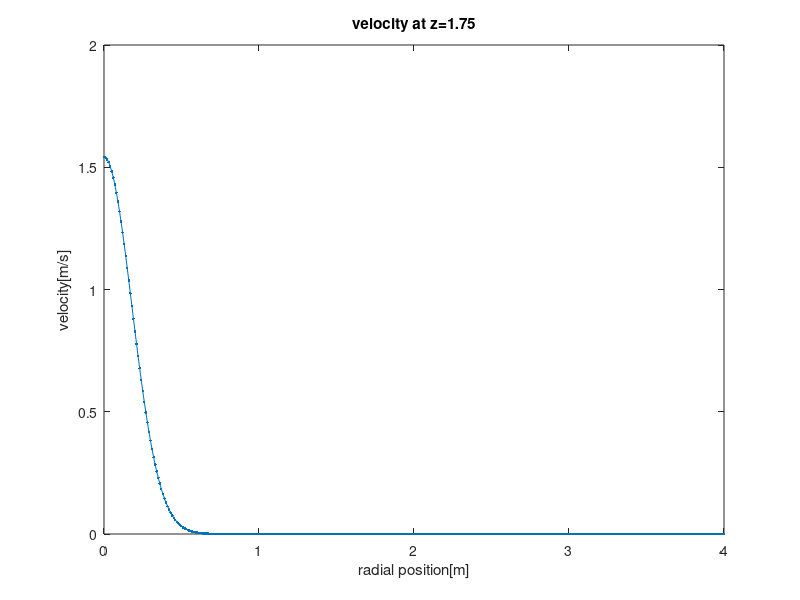
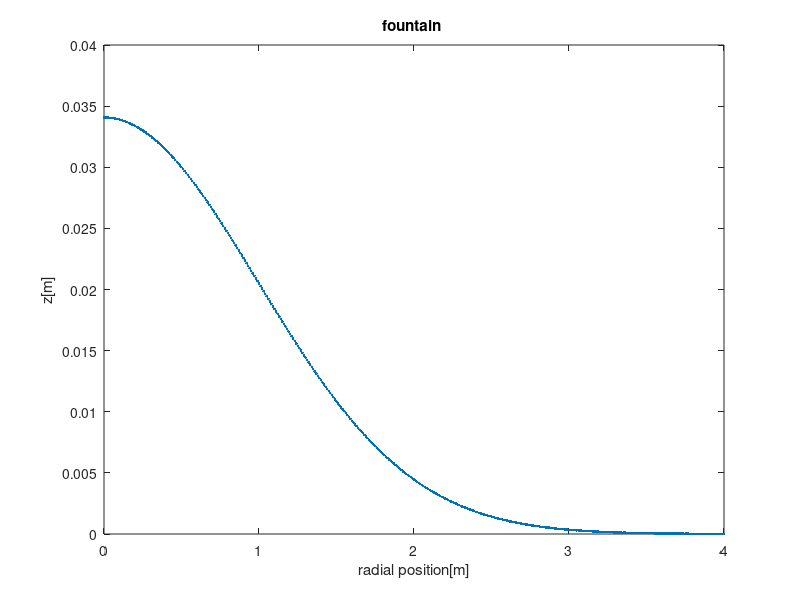
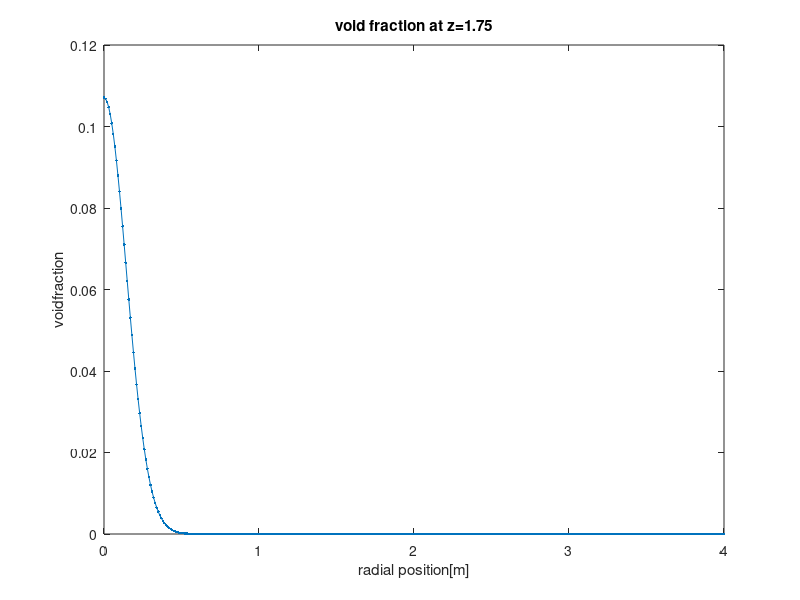
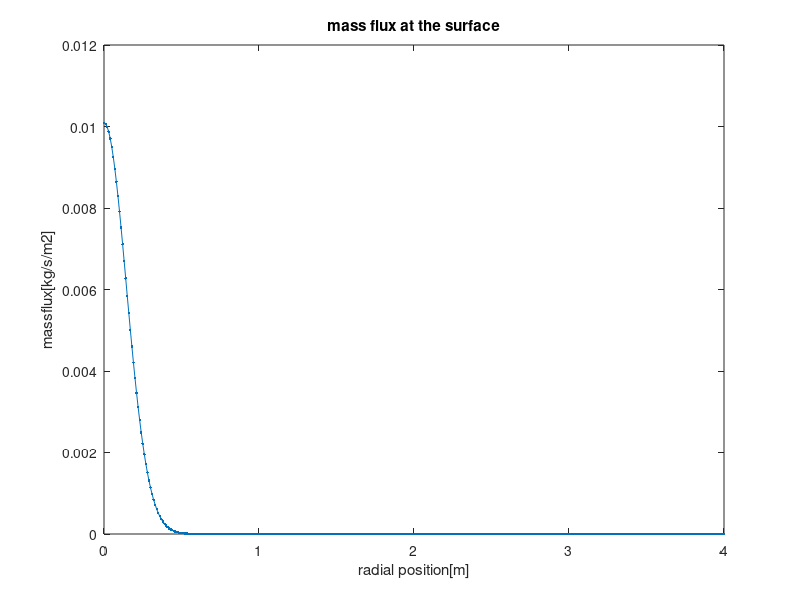

Source code (MATLAB) for these figures, in order:
%% Integral plume model-MJ Fridedl
% Authors: Kim Taewook
% Linkedin : https://www.linkedin.com/in/taewook-kim/
% GITHUB : github.com/Kimtaewookcode
% Email : kimtaewook87@gmail.com
% Based on  
% http://www.sciencedirect.com/science/article/pii/S014111879900022X
clear
close all
clc
g = 9.81;%gravity[m/s2]
rho_w=998;%density of water[kg/s]
m_release=0.02695;%0.01838;%0.00625;%0.71milgram%0.208;%mass rate[kg/s]
phi=3.14;%phi
p0=101325;%atmopheric pressure[pa]
rho_g0=1.225;%density of releasing gas[kg/m3]
vs=0.35;%slip velocity[m/s]
h=10;%height of the water surface
hp=10.33;
x1 = 0;%centerline
hoff=0;%h offset
z0=1.75;%z value where you want to know about profile at
%coefficients%
alpha=0.12;%0.13;%0.1285;entrainment coefficient
gam=1;%1.5;
beta=0.39;%0.5;theoretical value%0.39;experimental value : for a loss-free rise;1for instantneous
lambda=0.8;

%%calculation in x(radial) direction%%
vs1=vs*((g*m_release*(lambda^2+1))/((h+hp)*phi*gam*rho_g0*2*alpha^2))^(-1/3);
s1=(1+lambda^2)*vs1;
z1=z0/(h+hp);
z2=h/(h+hp);
v1=((25/12)^(1/3))*(z1^(-1/3))*(1+11*z1/39+511/2*(z1/39)^2)-s1*7/22*(1+345/343*z1/13+86175/11662*(z1/13)^2)+(s1^2)*13/121*(12/25)^(1/3)*(z1^(1/2))*(1-59489/1436*z1/39-2825583625/23347324*(z1/39)^2);
v2=((25/12)^(1/3))*(z2^(-1/3))*(1+11*z2/39+511/2*(z2/39)^2)-s1*7/22*(1+345/343*z2/13+86175/11662*(z2/13)^2)+(s1^2)*13/121*(12/25)^(1/3)*(z2^(1/2))*(1-59489/1436*z2/39-2825583625/23347324*(z2/39)^2);
v=v1*((g*m_release*(lambda^2+1))/((h+hp)*phi*gam*rho_g0*2*alpha^2))^(1/3);
vh=v2*((g*m_release*(lambda^2+1))/((h+hp)*phi*gam*rho_g0*2*alpha^2))^(1/3);
b1=3/5*z1*(1-z1/13-7*(z1/13)^2)+s1*3/110*((12/25)^(1/3))*(z1^(4/3))*(1-1046/49*z1/39-227726/833*(z1/39)^2)-(s1^2)*48/15121*((25/12)^(1/3))*(z1^(5/3))*(1-34663/9408*z1+225707803/240143904*z1^2);
b2=3/5*z2*(1-z2/13-7*(z2/13)^2)+s1*3/110*((12/25)^(1/3))*(z2^(4/3))*(1-1046/49*z2/39-227726/833*(z2/39)^2)-(s1^2)*48/15121*((25/12)^(1/3))*(z2^(5/3))*(1-34663/9408*z2+225707803/240143904*z2^2);
b=b1*(2*alpha*(h+hp));%plume width at z0
bh=b2*(2*alpha*(h+hp));%plume width at the surface
x = [0 : 0.01: 200];%x range- need to be set
y=v*exp(-(x.^2)/(b^2));%velocity at z0
yh=vh*exp(-(x1^2)/(b^2));%velocity at the surface

hf=beta*gam*(yh.^2)/g;%the peak of fountain profile
hr=hf*exp(-(x.^2)/(bh^2))-hoff;%fountain profile

void_1=1/(1-z1)/((b1^2)*(v1+s1));
void1=void_1*((((1+lambda^2)^2)*gam*(m_release/rho_g0)^2)/((phi^2)*(lambda^2)*(2^5)*(alpha^4)*((h+hp)^5)*g))^(1/3);
voidr=void1*exp(-(x.^2)/((lambda^2)*(b.^2)));%void fraction profile at z0

void_2=1/(1-z2)/((b2^2)*(v2+s1));
void2=void_2*((((1+lambda^2)^2)*gam*(m_release/rho_g0)^2)/((phi^2)*(lambda^2)*(2^5)*(alpha^4)*((h+hp)^5)*g))^(1/3);
voidh=void2*exp(-(x.^2)/((lambda^2)*(b^2)));%void fraction profile at the surface
mflux_surf=voidh*yh*rho_g0;%mass flux per unit area at the surface

plot(x, y, '.-')
xlim([0 4])
title(['velocity at z=',num2str(z0)]);
xlabel('radial position[m]');
ylabel('velocity[m/s]');

figure;plot(x, hr, '.-')
xlim([0 4])
title('fountain ');
xlabel('radial position[m]');
ylabel('z[m]');

figure;plot(x, voidr, '.-')
xlim([0 4])
title(['void fraction at z=',num2str(z0)]);
xlabel('radial position[m]');
ylabel('voidfraction');

figure;plot(x, mflux_surf, '.-')
xlim([0 4])
title(['mass flux at the surface']);
xlabel('radial position[m]');
ylabel('massflux[kg/s/m2]');

%%%calculation in z direction%%
initial=0;%z start
last=h;%z end
dz=0.01;%delta z
n=(last-initial)/dz;%the number of data
zarr=zeros(n,1);% n x 1 array for z
veloarr=zeros(n,1);%n x 1 array for velocity in z direction
voidarr=zeros(n,1);%n x 1 array for voidfraction in z direction
i=1;

for z=initial:dz:last
zarr(i)=z;
z1=z/(h+hp);
vs1=vs*((g*m_release*(lambda^2+1))/((h+hp)*phi*gam*rho_g0*2*alpha^2))^(-1/3);
s1=(1+lambda^2)*vs1;
v1_z=((25/12)^(1/3))*(z1.^(-1/3))*(1+11*z1/39+511/2*(z1/39).^2)-s1*7/22*(1+345/343*z1/13+86175/11662*(z1/13).^2)+(s1^2)*13/121*(12/25)^(1/3)*(z1.^(1/2))*(1-59489/1436*z1/39-2825583625/23347324*(z1/39).^2);
v_z=v1_z*((g*m_release*(lambda^2+1))/((h+hp)*phi*gam*rho_g0*2*alpha^2))^(1/3);
b1_z=3/5*z1*(1-z1/13-7*(z1/13)^2)+s1*3/110*((12/25)^(1/3))*(z1^(4/3))*(1-1046/49*z1/39-227726/833*(z1/39)^2)-(s1^2)*48/15121*((25/12)^(1/3))*(z1^(5/3))*(1-34663/9408*z1+225707803/240143904*z1^2);
b_z=b1_z*(2*alpha*(h+hp));
bz(i,1)=b_z;%designate br's 'i' th value
veloarr_z(i,1)=v_z*exp(-(x1^2)/(b_z^2));%designate veloarr's 'i' th value

void1_z=1/(1-z1)/((b1_z.^2)*(v1_z+s1));
void_z=void1_z*((((1+lambda^2)^2)*gam*(m_release/rho_g0)^2)/((phi^2)*(lambda^2)*(2^5)*(alpha^4)*((h+hp)^5)*g))^(1/3);
voidz(i,1)=void_z*exp(-(x1^2)/((lambda^2)*(b_z^2)));%designate voidr's 'i' th value


 i=i+1;
end
figure;plot(bz,zarr, '.-')
ylim([0 h])
title('plume width');
ylabel('z position[m]');
xlabel('width[m]');
figure;plot(veloarr_z,zarr,'.-')
xlim([0 4])
ylim([0 h])
title('velocity at the centerline ');
ylabel('z position[m]');
xlabel('velocity[m/s]');
figure;plot(voidz,zarr, '.-')
xlim([0 0.06])
ylim([0 h])
title('voidfraction at the centerline');
ylabel('z position[m]');
xlabel('voidfraction');
instantneous_maximum_fountain=3.1*hf;
instantneous_average_fountain=2*hf;